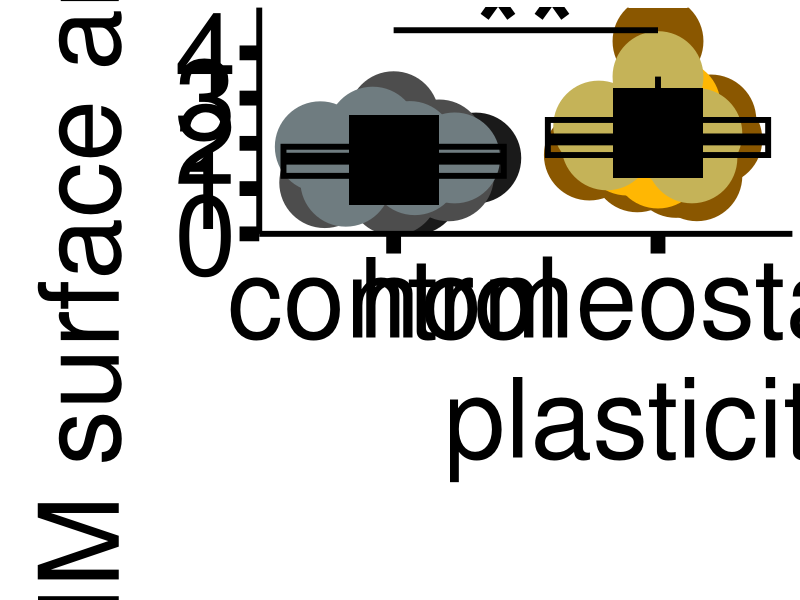
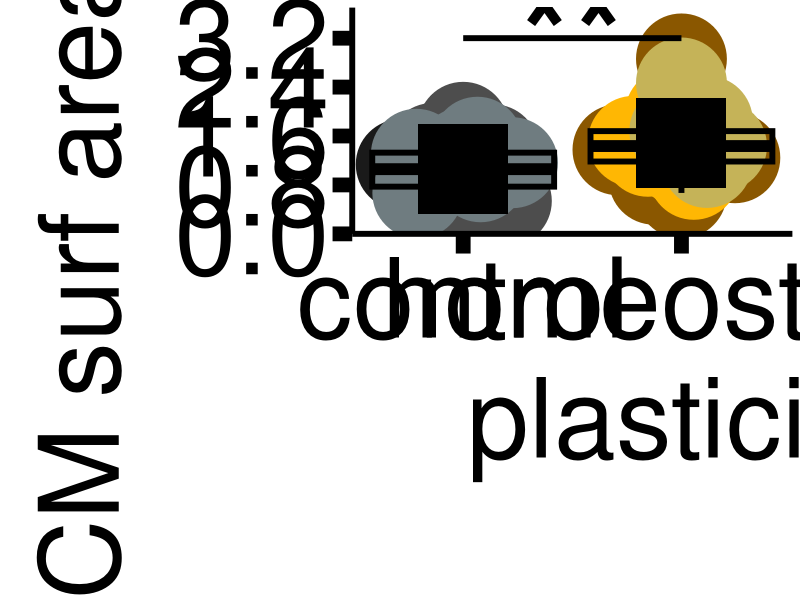
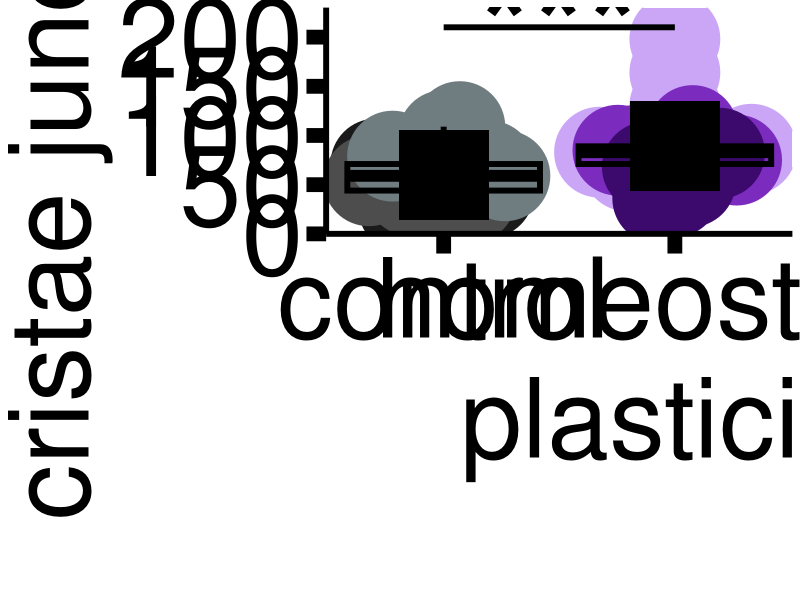
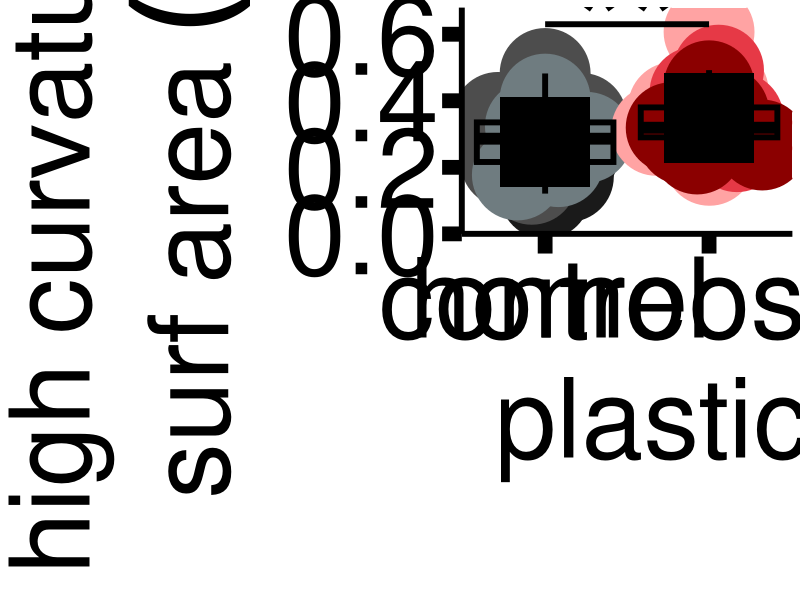
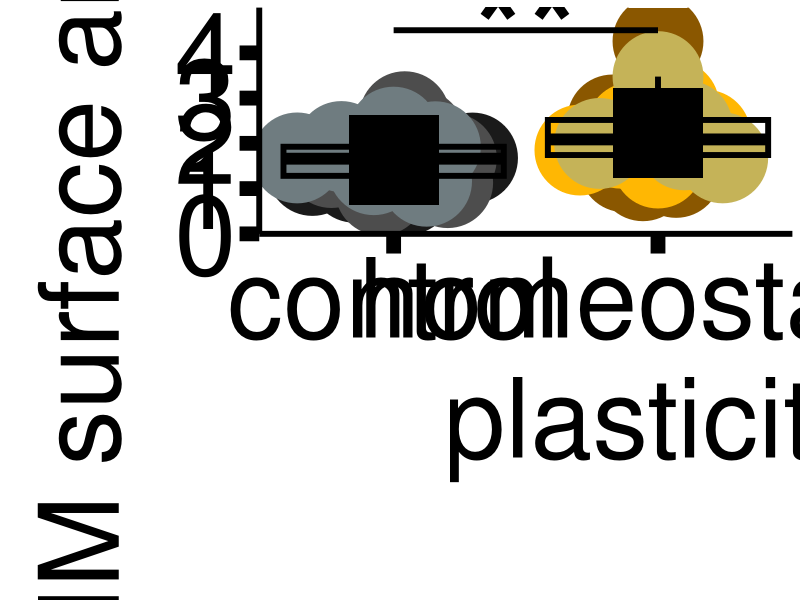
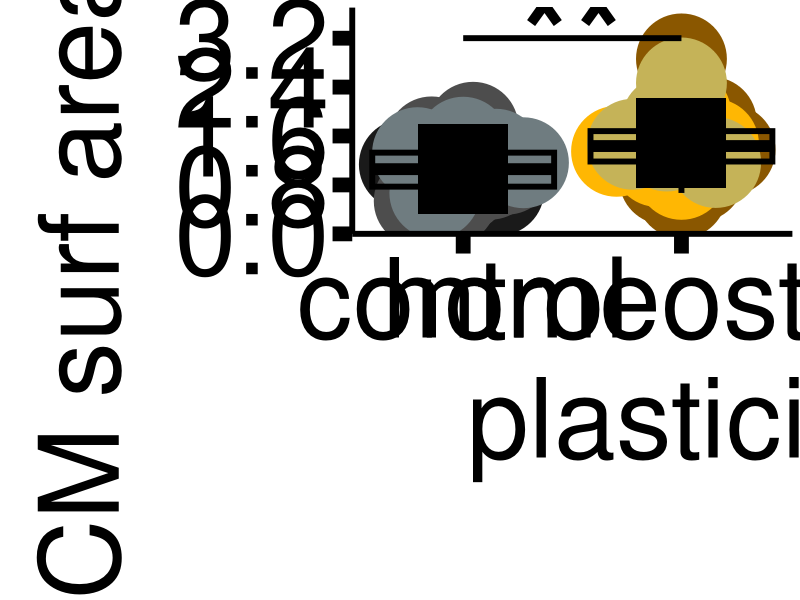
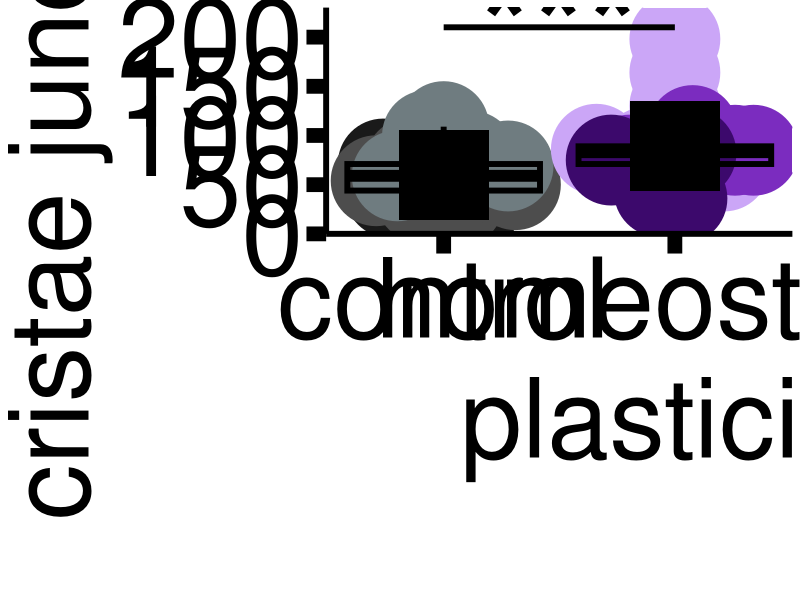
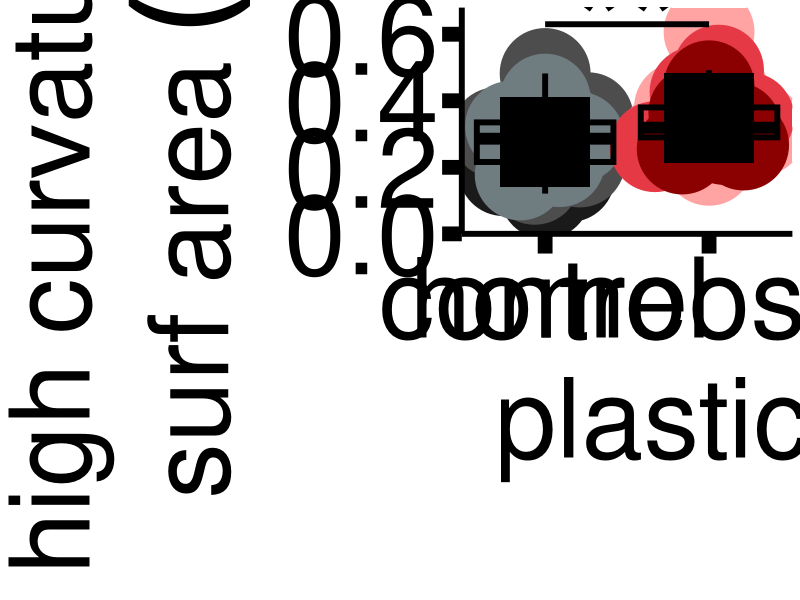

These figures' R source, in order:
## ---- chunk 1
knitr::opts_chunk$set(
  echo = TRUE,
  message = FALSE,
  warning = FALSE,
  fig.width = 30,
  fig.height = 20,
  fig.retina = 1,
  out.width = "100%",
  fig.align = "center"
)

suppressPackageStartupMessages({
  library(dplyr)
  library(readr)
  library(ggplot2)
  library(ggbeeswarm)
  library(ggtext)
  library(afex)
  library(emmeans)
})

set.seed(20261109)
options(width = 120, dplyr.summarise.inform = FALSE)
options(contrasts = c("contr.treatment", "contr.poly"))

## ---- chunk 2
condition_order <- c("Control", "TTX")
spacing_map <- c("Control" = 1, "TTX" = 2.2)

Density <- read_csv("./Fig 3D, E.csv", show_col_types = FALSE) %>%
  filter(Condition %in% condition_order) %>%
  mutate(
    Condition = factor(Condition, levels = condition_order),
    Date = factor(trimws(as.character(Date))),
    IMM_surf_um2 = as.numeric(IMM_surf_um2),
    x_pos = unname(spacing_map[as.character(Condition)]),
    color_key = paste(Condition, Date, sep = "_")
  ) %>%
  filter(is.finite(IMM_surf_um2))

if (nrow(Density) == 0) stop("No valid observations remain.")

Density %>%
  mutate(across(where(is.numeric), ~ round(.x, 3)))
## ---- chunk 3
summary_table <- Density %>%
  group_by(Condition) %>%
  summarise(
    n_Mitochondria = n(),
    n_Experiment_Dates = n_distinct(Date),
    `Mean (SE)` = sprintf("%.3f (%.3f)", mean(IMM_surf_um2), sd(IMM_surf_um2) / sqrt(n())),
    .groups = "drop"
  )

summary_table
## ---- chunk 4
fit_aov <- aov(IMM_surf_um2 ~ Condition * Date, data = Density)
anova_table <- anova(fit_aov)
condition_p <- as.numeric(anova_table["Condition", "Pr(>F)"])
format_p <- function(p) ifelse(p < 0.0001, "<0.0001", sprintf("%.4f", p))

group_means <- Density %>%
  group_by(Condition) %>%
  summarise(mean = mean(IMM_surf_um2), SE = sd(IMM_surf_um2) / sqrt(n()), .groups = "drop")

stats_table <- tibble(
  Test = "Two-way ANOVA",
  Comparison = "Control vs TTX",
  `Control mean (SE)` = sprintf("%.3f (%.3f)", group_means$mean[1], group_means$SE[1]),
  `TTX mean (SE)` = sprintf("%.3f (%.3f)", group_means$mean[2], group_means$SE[2]),
  `Condition p` = format_p(condition_p)
)

stats_table
## ---- chunk 5
set.seed(20261109)
p_to_stars <- function(p) case_when(
  p < 0.0001 ~ "****", p < 0.001 ~ "***",
  p < 0.01 ~ "**", p < 0.05 ~ "*", TRUE ~ "ns"
)

test_results <- tibble(
  group1_x = spacing_map["Control"],
  group2_x = spacing_map["TTX"],
  y_position = 4.5,
  stars = p_to_stars(condition_p)
) %>%
  filter(stars != "ns")

date_levels <- levels(Density$Date)

date_colors <- c(
  setNames(rep(c("#1A1A1A", "#4D4D4D", "#6F7C80"), length.out = length(date_levels)),
           paste("Control", date_levels, sep = "_")),
  setNames(rep(c("#8A5700", "#FFB703", "#C5B358"), length.out = length(date_levels)),
           paste("TTX", date_levels, sep = "_"))
)

fig3d_plot <- ggplot(Density, aes(x_pos, IMM_surf_um2, color = color_key)) +
  ggbeeswarm::geom_beeswarm(cex = 8, priority = "random", size = 30,
                            alpha = 1, corral = "random") +
  geom_boxplot(aes(group = x_pos), fill = NA, width = 1, outlier.shape = NA,
               linewidth = 2, color = "black") +
  stat_summary(aes(group = x_pos), fun = mean, geom = "point",
               shape = 15, size = 30, color = "black") +
  geom_segment(data = test_results,
               aes(x = group1_x, xend = group2_x, y = y_position, yend = y_position),
               inherit.aes = FALSE, linewidth = 2, color = "black") +
  geom_text(data = test_results,
            aes(x = (group1_x + group2_x) / 2, y = y_position + 0.1, label = stars),
            inherit.aes = FALSE, size = 35, color = "black", fontface = "bold") +
  scale_x_continuous(breaks = unname(spacing_map),
                     labels = c("control", "homeostatic\nplasticity")) +
  scale_color_manual(values = date_colors) +
  scale_y_continuous(oob = scales::oob_keep, breaks = c(0, 1, 2, 3, 4), limits = c(0, 5), expand = c(0, 0)) +
  labs(x = "", y = expression(IMM~surface~area~group("(", mu*m^2, ")"))) +
  theme_classic() +
  theme(
    axis.title = element_text(size = 80, color = "black"),
    axis.text = element_text(size = 80, color = "black"),
    axis.ticks = element_line(linewidth = 5, color = "black"),
    axis.ticks.length = grid::unit(0.5, "cm"),
    axis.line = element_line(linewidth = 2, color = "black"),
    legend.position = "none"
  )

fig3d_plot
## ---- chunk 6
dir.create("./Graphs", recursive = TRUE, showWarnings = FALSE)

output_file <- "./Graphs/Fig 3D.png"

ggsave(output_file, fig3d_plot, width = 18, height = 24, units = "in", dpi = 300)

tibble(Figure = "Fig 3D", File = output_file)
## ---- chunk 7
condition_order <- c("Control", "TTX")
spacing_map <- c("Control" = 1, "TTX" = 2.2)

Density <- read_csv("./Fig 3D, E.csv", show_col_types = FALSE) %>%
  filter(Condition %in% condition_order) %>%
  mutate(
    Condition = factor(Condition, levels = condition_order),
    Date = factor(trimws(as.character(Date))),
    CM_surf_um2 = as.numeric(CM_surf_um2),
    x_pos = unname(spacing_map[as.character(Condition)]),
    color_key = paste(Condition, Date, sep = "_")
  ) %>%
  filter(is.finite(CM_surf_um2))

if (nrow(Density) == 0) stop("No valid observations remain.")

Density %>%
  mutate(across(where(is.numeric), ~ round(.x, 3)))
## ---- chunk 8
summary_table <- Density %>%
  group_by(Condition) %>%
  summarise(
    n_Mitochondria = n(),
    n_Experiment_Dates = n_distinct(Date),
    `Mean (SE)` = sprintf("%.3f (%.3f)", mean(CM_surf_um2), sd(CM_surf_um2) / sqrt(n())),
    .groups = "drop"
  )

summary_table
## ---- chunk 9
fit_aov <- aov(CM_surf_um2 ~ Condition * Date, data = Density)
anova_table <- anova(fit_aov)
condition_p <- as.numeric(anova_table["Condition", "Pr(>F)"])
format_p <- function(p) ifelse(p < 0.0001, "<0.0001", sprintf("%.4f", p))

group_means <- Density %>%
  group_by(Condition) %>%
  summarise(mean = mean(CM_surf_um2), SE = sd(CM_surf_um2) / sqrt(n()), .groups = "drop")

stats_table <- tibble(
  Test = "Two-way ANOVA",
  Comparison = "Control vs TTX",
  `Control mean (SE)` = sprintf("%.3f (%.3f)", group_means$mean[1], group_means$SE[1]),
  `TTX mean (SE)` = sprintf("%.3f (%.3f)", group_means$mean[2], group_means$SE[2]),
  `Condition p` = format_p(condition_p)
)

stats_table
## ---- chunk 10
set.seed(20261109)
p_to_stars <- function(p) case_when(
  p < 0.0001 ~ "****", p < 0.001 ~ "***",
  p < 0.01 ~ "**", p < 0.05 ~ "*", TRUE ~ "ns"
)

test_results <- tibble(
  group1_x = spacing_map["Control"],
  group2_x = spacing_map["TTX"],
  y_position = 3.2,
  stars = p_to_stars(condition_p)
) %>%
  filter(stars != "ns")

date_levels <- levels(Density$Date)

date_colors <- c(
  setNames(rep(c("#1A1A1A", "#4D4D4D", "#6F7C80"), length.out = length(date_levels)),
           paste("Control", date_levels, sep = "_")),
  setNames(rep(c("#8A5700", "#FFB703", "#C5B358"), length.out = length(date_levels)),
           paste("TTX", date_levels, sep = "_"))
)

fig3e_plot <- ggplot(Density, aes(x_pos, CM_surf_um2, color = color_key)) +
  ggbeeswarm::geom_beeswarm(cex = 8, priority = "random", size = 30,
                            alpha = 1, corral = "random") +
  geom_boxplot(aes(group = x_pos), fill = NA, width = 1, outlier.shape = NA,
               linewidth = 2, color = "black") +
  stat_summary(aes(group = x_pos), fun = mean, geom = "point",
               shape = 15, size = 30, color = "black") +
  geom_segment(data = test_results,
               aes(x = group1_x, xend = group2_x, y = y_position, yend = y_position),
               inherit.aes = FALSE, linewidth = 2, color = "black") +
  geom_text(data = test_results,
            aes(x = (group1_x + group2_x) / 2, y = y_position + 0.1, label = stars),
            inherit.aes = FALSE, size = 35, color = "black", fontface = "bold") +
  scale_x_continuous(breaks = unname(spacing_map),
                     labels = c("control", "homeostatic\nplasticity")) +
  scale_color_manual(values = date_colors) +
  scale_y_continuous(oob = scales::oob_keep, 
    breaks = c(0, 0.8, 1.6, 2.4, 3.2),
    limits = c(0, 3.7),
    expand = c(0, 0)
  ) +
  labs(x = "", y = expression(CM~surf~area~group("(", mu*m^2, ")"))) +
  theme_classic() +
  theme(
    axis.title = element_text(size = 80, color = "black"),
    axis.text = element_text(size = 80, color = "black"),
    axis.ticks = element_line(linewidth = 5, color = "black"),
    axis.ticks.length = grid::unit(0.5, "cm"),
    axis.line = element_line(linewidth = 2, color = "black"),
    legend.position = "none"
  )

fig3e_plot
## ---- chunk 11
dir.create("./Graphs", recursive = TRUE, showWarnings = FALSE)

output_file <- "./Graphs/Fig 3E.png"

ggsave(output_file, fig3e_plot, width = 18, height = 24, units = "in", dpi = 300)

tibble(Figure = "Fig 3E", File = output_file)
## ---- chunk 12
condition_order <- c("Control", "TTX")
spacing_map <- c("Control" = 1, "TTX" = 2.2)

reconstructions <- read_csv("./Fig 3D, E.csv", show_col_types=FALSE) %>%
  distinct(Date,Condition,Mito) %>% filter(Condition %in% condition_order)
junction_counts <- read_csv("./Fig 3F.csv",show_col_types=FALSE) %>%
  filter(Condition %in% condition_order,!is.na(Date),!is.na(Mito),!is.na(Junction_ID)) %>%
  distinct(Date,Condition,Mito,Junction_ID) %>% count(Date,Condition,Mito,name="CJ_count")
Density <- reconstructions %>% left_join(junction_counts,by=c("Date","Condition","Mito")) %>%
  mutate(CJ_count=coalesce(CJ_count,0L),Condition=factor(Condition,levels=condition_order),
         Date=factor(trimws(as.character(Date))),Mito=as.character(Mito),
         x_pos=unname(spacing_map[as.character(Condition)]),color_key=paste(Condition,Date,sep="_"))

if (nrow(Density) == 0) stop("No valid observations remain.")

Density %>%
  mutate(across(where(is.numeric), ~ round(.x, 3)))
## ---- chunk 13
summary_table <- Density %>%
  group_by(Condition) %>%
  summarise(
    n_Mitochondria = n(),
    n_Experiment_Dates = n_distinct(Date),
    `Mean (SE)` = sprintf("%.3f (%.3f)", mean(CJ_count), sd(CJ_count) / sqrt(n())),
    .groups = "drop"
  )

summary_table
## ---- chunk 14
fit_aov <- aov(CJ_count ~ Condition * Date, data = Density)
anova_table <- anova(fit_aov)
condition_p <- as.numeric(anova_table["Condition", "Pr(>F)"])
format_p <- function(p) ifelse(p < 0.0001, "<0.0001", sprintf("%.4f", p))

group_means <- Density %>%
  group_by(Condition) %>%
  summarise(mean = mean(CJ_count), SE = sd(CJ_count) / sqrt(n()), .groups = "drop")

stats_table <- tibble(
  Test = "Two-way ANOVA",
  Comparison = "Control vs TTX",
  `Control mean (SE)` = sprintf("%.3f (%.3f)", group_means$mean[1], group_means$SE[1]),
  `TTX mean (SE)` = sprintf("%.3f (%.3f)", group_means$mean[2], group_means$SE[2]),
  `Condition p` = format_p(condition_p)
)

stats_table
## ---- chunk 15
set.seed(20261109)
p_to_stars <- function(p) case_when(
  p < 0.0001 ~ "****", p < 0.001 ~ "***",
  p < 0.01 ~ "**", p < 0.05 ~ "*", TRUE ~ "ns"
)

test_results <- tibble(
  group1_x = spacing_map["Control"],
  group2_x = spacing_map["TTX"],
  y_position = 210,
  stars = p_to_stars(condition_p)
) %>%
  filter(stars != "ns")

date_levels <- levels(Density$Date)

date_colors <- c(
  setNames(rep(c("#1A1A1A", "#4D4D4D", "#6F7C80"), length.out = length(date_levels)),
           paste("Control", date_levels, sep = "_")),
  setNames(rep(c("#CBA6F7", "#7B2CBF", "#3C096C"), length.out = length(date_levels)),
           paste("TTX", date_levels, sep = "_"))
)

fig3f_plot <- ggplot(Density, aes(x_pos, CJ_count, color = color_key)) +
  ggbeeswarm::geom_beeswarm(cex = 8, priority = "random", size = 30,
                            alpha = 1, corral = "random") +
  geom_boxplot(aes(group = x_pos), fill = NA, width = 1, outlier.shape = NA,
               linewidth = 2, color = "black") +
  stat_summary(aes(group = x_pos), fun = mean, geom = "point",
               shape = 15, size = 30, color = "black") +
  geom_segment(data = test_results,
               aes(x = group1_x, xend = group2_x, y = y_position, yend = y_position),
               inherit.aes = FALSE, linewidth = 2, color = "black") +
  geom_text(data = test_results,
            aes(x = (group1_x + group2_x) / 2, y = y_position + 5, label = stars),
            inherit.aes = FALSE, size = 35, color = "black", fontface = "bold") +
  scale_x_continuous(breaks = unname(spacing_map),
                     labels = c("control", "homeostatic\nplasticity")) +
  scale_color_manual(values = date_colors) +
  scale_y_continuous(oob = scales::oob_keep, 
    breaks = c(0, 50, 100, 150, 200),
    limits = c(0, 230),
    expand = c(0, 0)
  ) +
  labs(x = "", y = "cristae junctions") +
  theme_classic() +
  theme(
    axis.title = element_text(size = 80, color = "black"),
    axis.text = element_text(size = 80, color = "black"),
    axis.ticks = element_line(linewidth = 5, color = "black"),
    axis.ticks.length = grid::unit(0.5, "cm"),
    axis.line = element_line(linewidth = 2, color = "black"),
    legend.position = "none"
  )

fig3f_plot
## ---- chunk 16
dir.create("./Graphs", recursive = TRUE, showWarnings = FALSE)

output_file <- "./Graphs/Fig 3F.png"

ggsave(output_file, fig3f_plot, width = 18, height = 24, units = "in", dpi = 300)

tibble(Figure = "Fig 3F", File = output_file)
## ---- chunk 17
condition_order <- c("Control", "TTX")
spacing_map <- c("Control" = 1, "TTX" = 2.2)

Density <- read_csv("./Fig 3H.csv", show_col_types = FALSE) %>%
  filter(Condition %in% condition_order) %>%
  mutate(
    Condition = factor(Condition, levels = condition_order),
    Date = factor(trimws(as.character(Date))),
    CM_highk1_um2 = as.numeric(CM_highk1_um2),
    x_pos = unname(spacing_map[as.character(Condition)]),
    color_key = paste(Condition, Date, sep = "_")
  ) %>%
  filter(is.finite(CM_highk1_um2))

if (nrow(Density) == 0) stop("No valid observations remain.")

Density %>%
  mutate(across(where(is.numeric), ~ round(.x, 3)))
## ---- chunk 18
summary_table <- Density %>%
  group_by(Condition) %>%
  summarise(
    n_Mitochondria = n(),
    n_Experiment_Dates = n_distinct(Date),
    `Mean (SE)` = sprintf("%.3f (%.3f)", mean(CM_highk1_um2), sd(CM_highk1_um2) / sqrt(n())),
    .groups = "drop"
  )

summary_table
## ---- chunk 19
fit_aov <- aov(CM_highk1_um2 ~ Condition * Date, data = Density)
anova_table <- anova(fit_aov)
condition_p <- as.numeric(anova_table["Condition", "Pr(>F)"])
format_p <- function(p) ifelse(p < 0.0001, "<0.0001", sprintf("%.4f", p))

group_means <- Density %>%
  group_by(Condition) %>%
  summarise(mean = mean(CM_highk1_um2), SE = sd(CM_highk1_um2) / sqrt(n()), .groups = "drop")

stats_table <- tibble(
  Test = "Two-way ANOVA",
  Comparison = "Control vs TTX",
  `Control mean (SE)` = sprintf("%.3f (%.3f)", group_means$mean[1], group_means$SE[1]),
  `TTX mean (SE)` = sprintf("%.3f (%.3f)", group_means$mean[2], group_means$SE[2]),
  `Condition p` = format_p(condition_p)
)

stats_table
## ---- chunk 20
set.seed(20261109)
p_to_stars <- function(p) case_when(
  p < 0.0001 ~ "****", p < 0.001 ~ "***",
  p < 0.01 ~ "**", p < 0.05 ~ "*", TRUE ~ "ns"
)

test_results <- tibble(
  group1_x = spacing_map["Control"],
  group2_x = spacing_map["TTX"],
  y_position = 0.63,
  stars = p_to_stars(condition_p)
) %>%
  filter(stars != "ns")

date_levels <- levels(Density$Date)

date_colors <- c(
  setNames(rep(c("#1A1A1A", "#4D4D4D", "#6F7C80"), length.out = length(date_levels)),
           paste("Control", date_levels, sep = "_")),
  setNames(rep(c("#FFA3A3", "#E63946", "#8B0000"), length.out = length(date_levels)),
           paste("TTX", date_levels, sep = "_"))
)

fig3h_plot <- ggplot(Density, aes(x_pos, CM_highk1_um2, color = color_key)) +
  ggbeeswarm::geom_beeswarm(cex = 9, priority = "random", size = 30,
                            alpha = 1, corral = "random") +
  geom_boxplot(aes(group = x_pos), fill = NA, width = 1, outlier.shape = NA,
               linewidth = 2, color = "black") +
  stat_summary(aes(group = x_pos), fun = mean, geom = "point",
               shape = 15, size = 30, color = "black") +
  geom_segment(data = test_results,
               aes(x = group1_x, xend = group2_x, y = y_position, yend = y_position),
               inherit.aes = FALSE, linewidth = 2, color = "black") +
  geom_text(data = test_results,
            aes(x = (group1_x + group2_x) / 2, y = y_position + 0.02, label = stars),
            inherit.aes = FALSE, size = 35, color = "black", fontface = "bold") +
  scale_x_continuous(breaks = unname(spacing_map),
                     labels = c("control", "homeostatic\nplasticity")) +
  scale_color_manual(values = date_colors) +
  scale_y_continuous(oob = scales::oob_keep, 
    breaks = c(0, 0.2, 0.4, 0.6),
    limits = c(0, 0.68),
    expand = c(0, 0)
  ) +
  labs(
    x = "",
    y = expression(atop(high~curvature~CM, surf~area~group("(", mu*m^2, ")")))
  ) +
  theme_classic() +
  theme(
    axis.title = element_text(size = 80, color = "black"),
    axis.text = element_text(size = 80, color = "black"),
    axis.ticks = element_line(linewidth = 5, color = "black"),
    axis.ticks.length = grid::unit(0.5, "cm"),
    axis.line = element_line(linewidth = 2, color = "black"),
    legend.position = "none"
  )

fig3h_plot
## ---- chunk 21
dir.create("./Graphs", recursive = TRUE, showWarnings = FALSE)

output_file <- "./Graphs/Fig 3H.png"

ggsave(output_file, fig3h_plot, width = 18, height = 24, units = "in", dpi = 300)

tibble(Figure = "Fig 3H", File = output_file)
